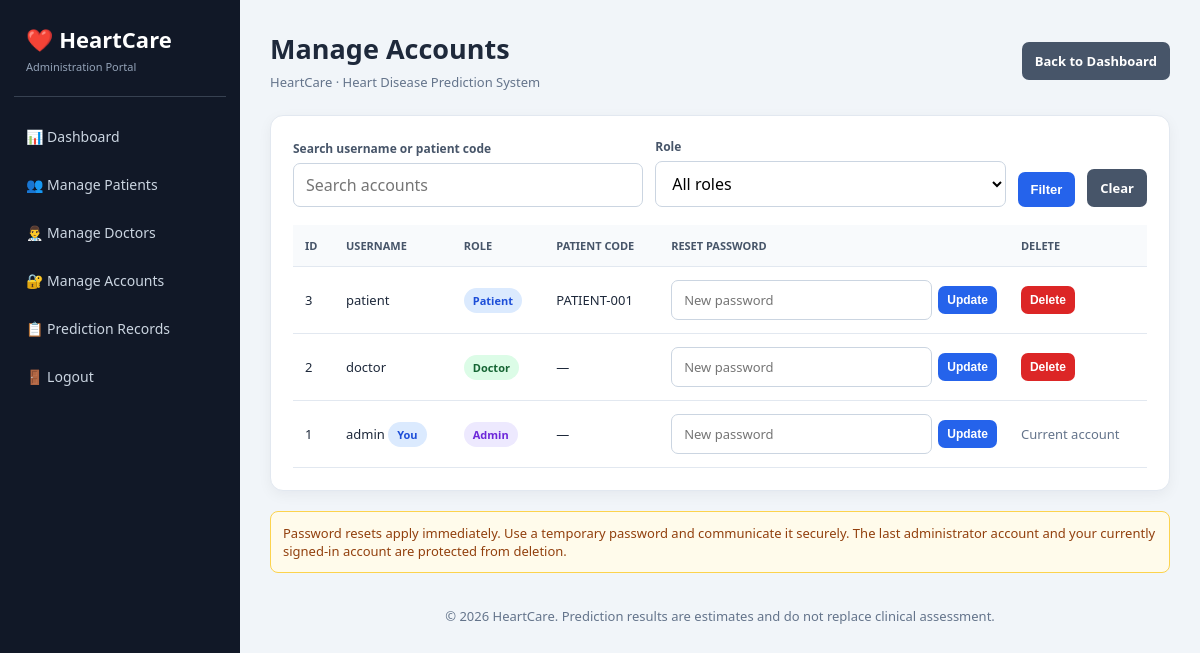
Before: /admin/accounts (signed in) with the older database file.
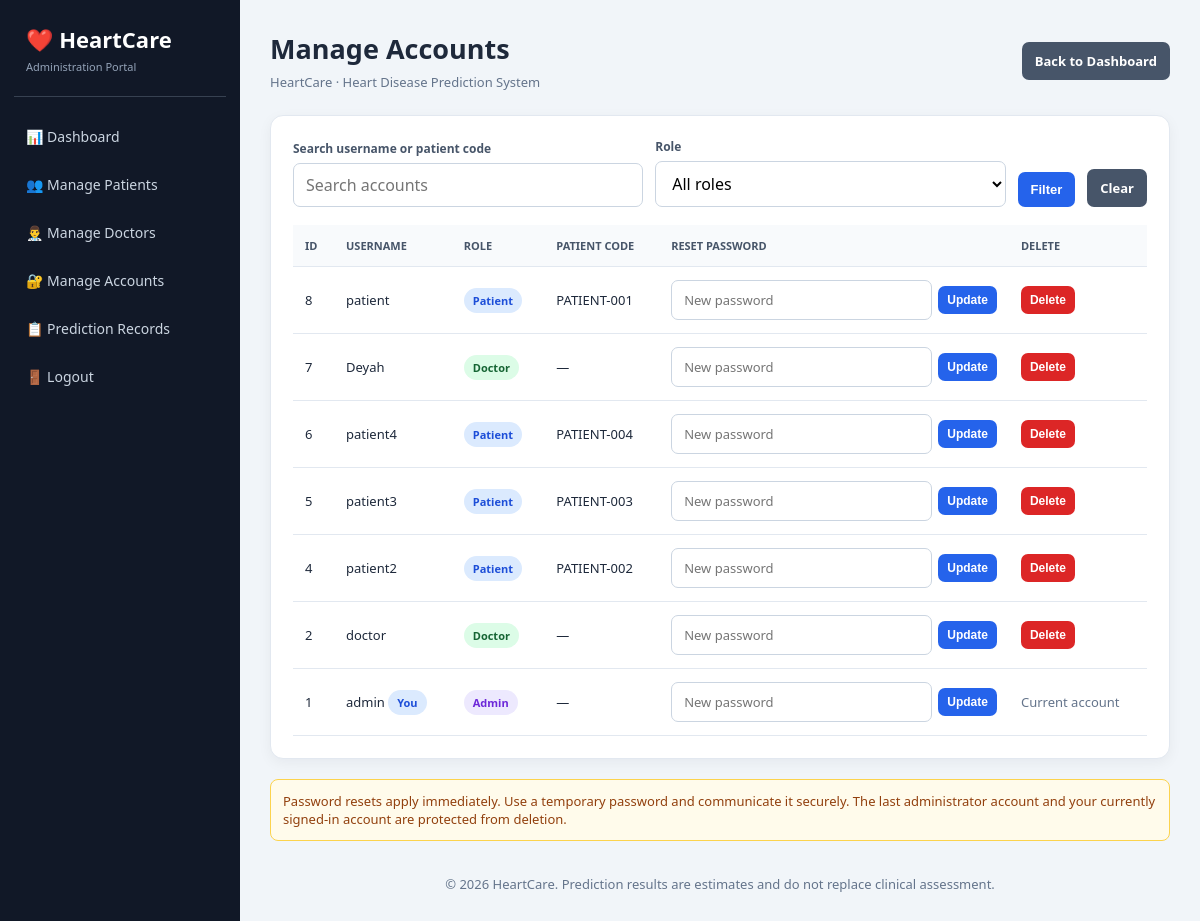
After: the same page with the newer database file.
### app.py (models this page shows)
class User(
    UserMixin,
    db.Model
):
    id = db.Column(
        db.Integer,
        primary_key=True
    )
    username = db.Column(
        db.String(100),
        unique=True
    )
    password = db.Column(
        db.String(255)
    )
    role = db.Column(
        db.String(50)
    )
    patient_code = db.Column(
        db.String(50),
        nullable=True,
        index=True
    )

### app.py (the view)
@app.route("/admin/accounts")
def admin_accounts():
    access_response = admin_access_check()
    if access_response:
        return access_response
    search = request.args.get("search", "").strip()
    role = request.args.get("role", "").strip()
    query = User.query
    if search:
        query = query.filter(or_(
            User.username.ilike(f"%{search}%"),
            User.patient_code.ilike(f"%{search}%")
        ))
    if role in ("admin", "doctor", "patient"):
        query = query.filter_by(role=role)
    accounts = query.order_by(User.id.desc()).all()
    return render_template(
        "admin_accounts.html",
        accounts=accounts,
        search=search,
        selected_role=role
    )

### app.py (called while the page is built)
def admin_access_check():
    if "role" not in session:
        return redirect(url_for("login"))
    if session.get("role") != "admin":
        return ("Access Denied", 403)
    return None

### templates/admin_accounts.html (shortened to what this page needs)
{% extends "admin_management_base.html" %}
{% block heading %}Manage Accounts{% endblock %}
{% block content %}
<section class="card"><form method="GET" class="toolbar">
<div class="field"><label for="search">Search username or patient code</label><input id="search" name="search" value="{{ search }}" placeholder="Search accounts"></div>
<div class="field"><label for="role">Role</label><select id="role" name="role"><option value="">All roles</option></select></div>
<button class="btn" type="submit">Filter</button><a class="btn secondary" href="{{ url_for('admin_accounts') }}">Clear</a></form>
<div class="table-wrap"><table><thead><tr><th>ID</th><th>Username</th><th>Role</th><th>Patient Code</th><th>Reset Password</th><th>Delete</th></tr></thead><tbody>
{% for account in accounts %}<tr><td>{{ account.id }}</td><td>{{ account.username }}{% if account.id == session.get('user_id') %} <span class="badge">You</span>{% endif %}</td><td><span class="badge {{ account.role }}">{{ account.role|capitalize }}</span></td><td>{{ account.patient_code or "—" }}</td>
<td><form class="inline-form" method="POST" action="{{ url_for('admin_reset_password', user_id=account.id) }}" onsubmit="return confirm('Reset this account password?');"><input type="password" name="new_password" minlength="8" placeholder="New password" aria-label="New password for {{ account.username }}" required><button class="btn small" type="submit">Update</button></form></td>
<td>{% if account.id == session.get('user_id') %}<span class="muted">Current account</span>{% else %}<form method="POST" action="{{ url_for('admin_delete_account', user_id=account.id) }}" onsubmit="return confirm('Delete account {{ account.username }}? Historical prediction records will be preserved.');"><button class="btn danger small" type="submit">Delete</button></form>{% endif %}</td></tr>
{% else %}<tr><td colspan="6" class="empty">No accounts match your search.</td></tr>{% endfor %}
</tbody></table></div></section>
<div class="warning">Password resets apply immediately. Use a temporary password and communicate it securely. The last administrator account and your currently signed-in account are protected from deletion.</div>
{% endblock %}

Changed rows visible on the page:
removed User: id "3", username "patient", role "Patient", patient_code "PATIENT-001"
added User: id "8", username "patient", role "Patient", patient_code "PATIENT-001"
added User: id "7", username "Deyah", role "Doctor", patient_code "—"
added User: id "6", username "patient4", role "Patient", patient_code "PATIENT-004"
added User: id "5", username "patient3", role "Patient", patient_code "PATIENT-003"
added User: id "4", username "patient2", role "Patient", patient_code "PATIENT-002"
